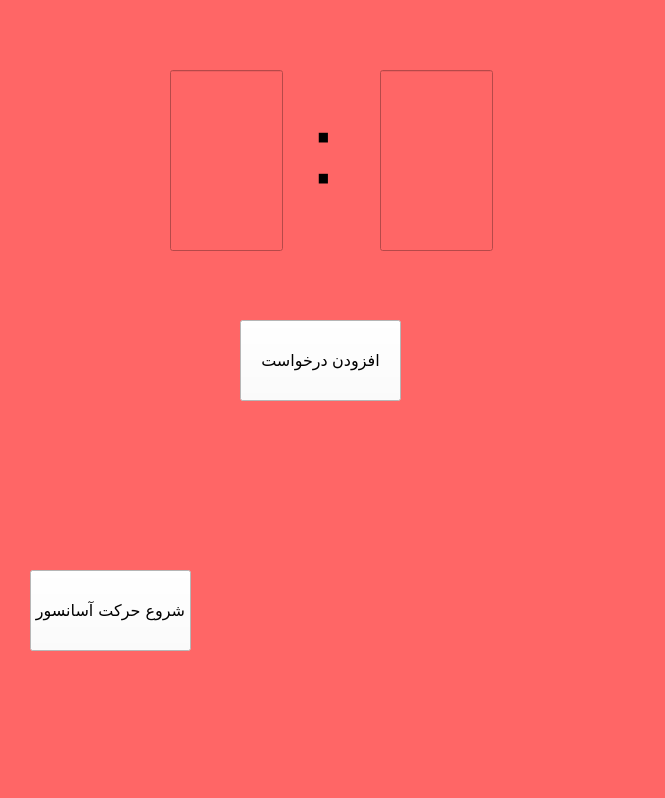
<?xml version="1.0" encoding="UTF-8"?>
<ui version="4.0">
 <class>MainWindow</class>
 <widget class="QMainWindow" name="MainWindow">
  <property name="geometry">
   <rect>
    <x>0</x>
    <y>0</y>
    <width>665</width>
    <height>798</height>
   </rect>
  </property>
  <property name="windowTitle">
   <string>MainWindow</string>
  </property>
  <property name="styleSheet">
   <string notr="true">background-color: #ff6666</string>
  </property>
  <widget class="QWidget" name="centralwidget">
   <widget class="QPushButton" name="pushButton">
    <property name="geometry">
     <rect>
      <x>240</x>
      <y>320</y>
      <width>161</width>
      <height>81</height>
     </rect>
    </property>
    <property name="font">
     <font>
      <pointsize>12</pointsize>
     </font>
    </property>
    <property name="styleSheet">
     <string notr="true">background-color: white</string>
    </property>
    <property name="text">
     <string>افزودن درخواست</string>
    </property>
   </widget>
   <widget class="QLabel" name="label_3">
    <property name="geometry">
     <rect>
      <x>310</x>
      <y>40</y>
      <width>31</width>
      <height>221</height>
     </rect>
    </property>
    <property name="font">
     <font>
      <pointsize>72</pointsize>
     </font>
    </property>
    <property name="text">
     <string>:</string>
    </property>
   </widget>
   <widget class="QPushButton" name="pushButton_3">
    <property name="geometry">
     <rect>
      <x>30</x>
      <y>570</y>
      <width>161</width>
      <height>81</height>
     </rect>
    </property>
    <property name="font">
     <font>
      <family>B Nazanin</family>
      <pointsize>12</pointsize>
     </font>
    </property>
    <property name="styleSheet">
     <string notr="true">background-color: white</string>
    </property>
    <property name="text">
     <string>شروع حرکت آسانسور</string>
    </property>
   </widget>
   <widget class="QLineEdit" name="lineEdit">
    <property name="geometry">
     <rect>
      <x>170</x>
      <y>70</y>
      <width>113</width>
      <height>181</height>
     </rect>
    </property>
    <property name="font">
     <font>
      <pointsize>24</pointsize>
     </font>
    </property>
    <property name="alignment">
     <set>Qt::AlignCenter</set>
    </property>
   </widget>
   <widget class="QLineEdit" name="lineEdit_2">
    <property name="geometry">
     <rect>
      <x>380</x>
      <y>70</y>
      <width>113</width>
      <height>181</height>
     </rect>
    </property>
    <property name="font">
     <font>
      <pointsize>24</pointsize>
     </font>
    </property>
    <property name="alignment">
     <set>Qt::AlignCenter</set>
    </property>
   </widget>
  </widget>
  <widget class="QMenuBar" name="menubar">
   <property name="geometry">
    <rect>
     <x>0</x>
     <y>0</y>
     <width>665</width>
     <height>26</height>
    </rect>
   </property>
  </widget>
  <widget class="QStatusBar" name="statusbar"/>
 </widget>
 <resources/>
 <connections/>
</ui>
